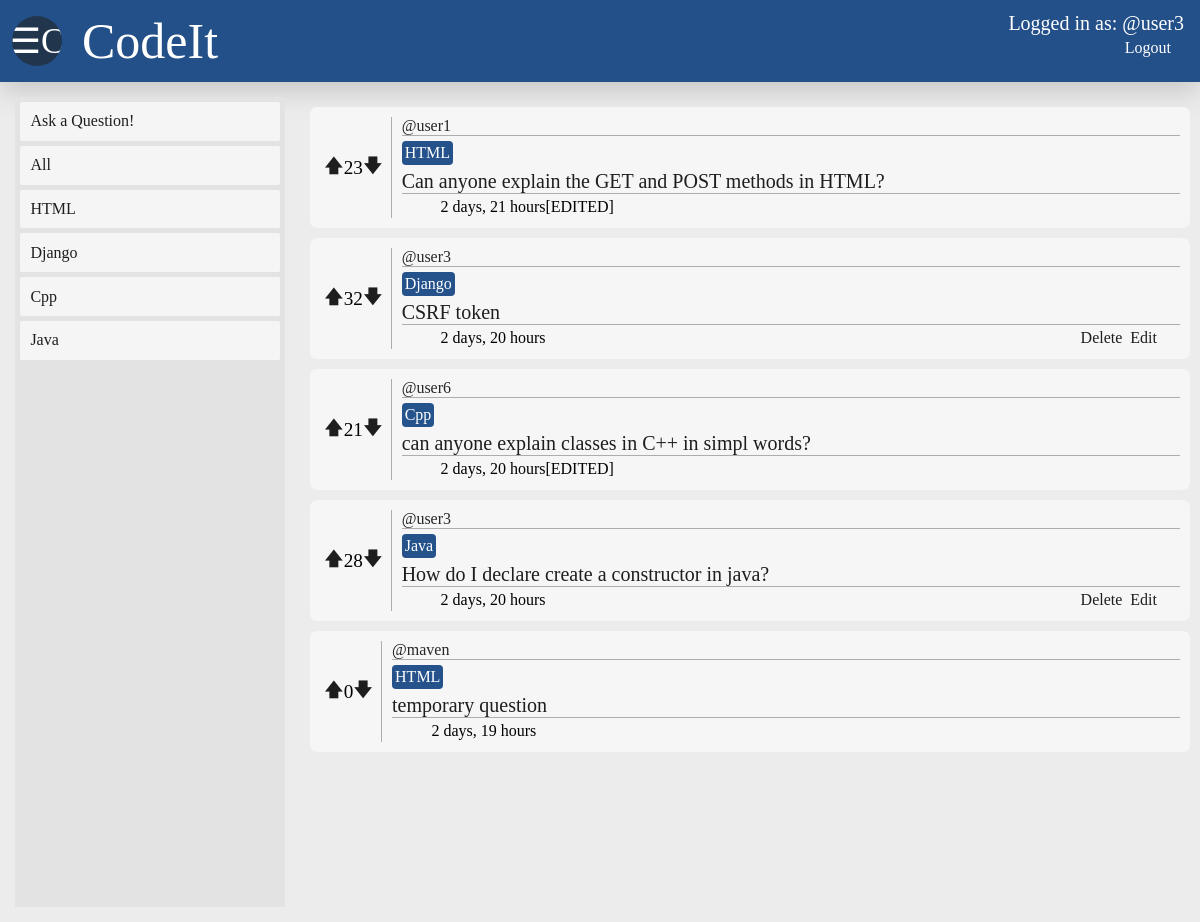
The page / (signed in) on the database as committed earlier.
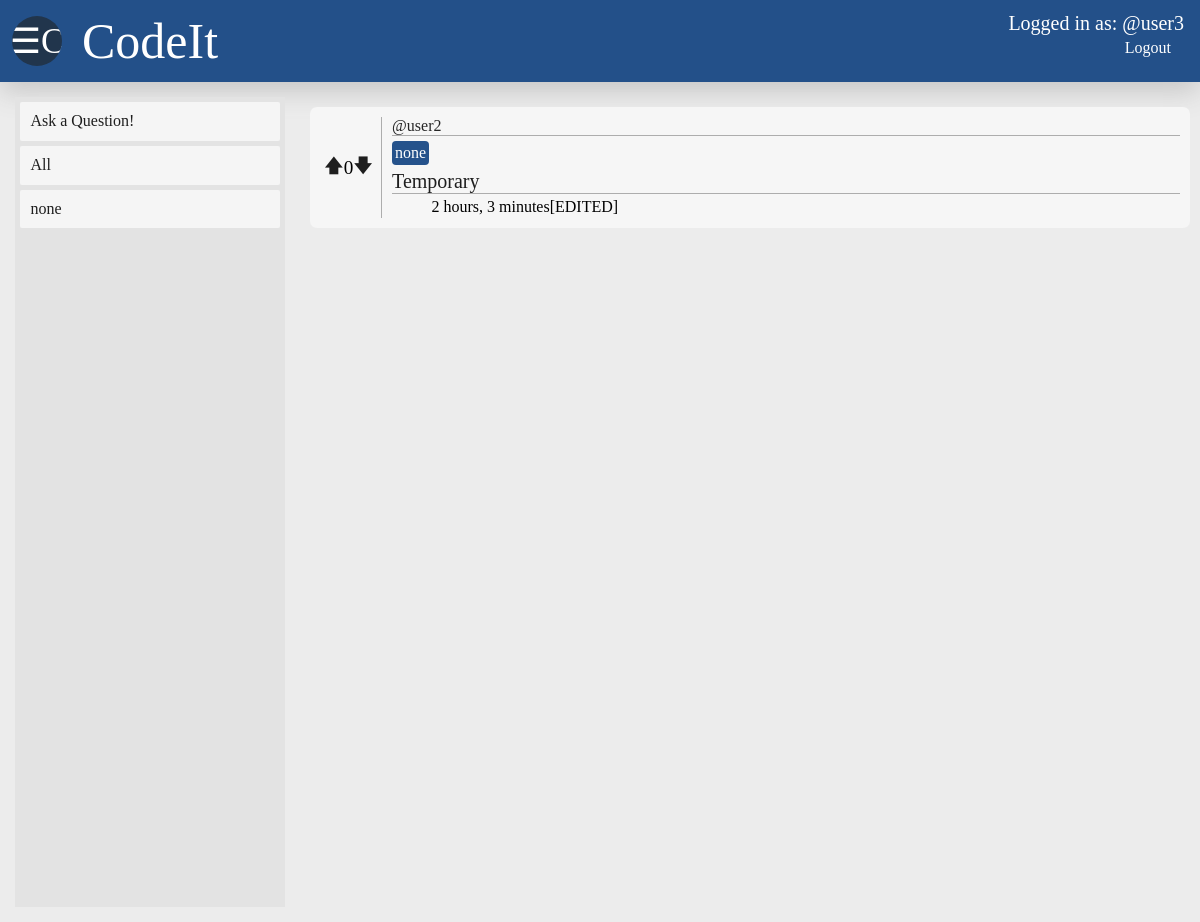
The same page on the database as committed later.
### CodeIt/models.py (models this page shows, shortened)
class Question(models.Model):
    user=models.ForeignKey(User, on_delete=models.SET_NULL, null=True)
    topic=models.CharField(max_length=300, null=True)
    header=models.CharField(max_length=300)
    body=models.TextField(null=True, blank=True)
    code=models.TextField(null=True, blank=True)
    votes=models.IntegerField(default=0)
    updated=models.DateTimeField(auto_now=True)
    created=models.DateTimeField(auto_now_add=True)

### CodeIt/views.py (the view)
# urls.py: path('',views.home, name='home'),
def home(request):
    q=request.GET.get('q')
    orderby=request.GET.get('orderby')
    if q != None:
        questions = Question.objects.filter(topic=q)#.order_by(f'-{orderby}')
    else:
        questions = Question.objects.all()#.order_by(f'-{orderby}')
    tags = Question.objects.values_list('topic', flat=True).distinct()
    context = {'questions': questions, 'tags': tags, 'orderby': orderby}
    return render(request, 'CodeIt/home.html', context)

### CodeIt/templates/CodeIt/home.html
{% extends "main.html" %}
{% block content %}
<div class='home-main-div'>
    <div class='home-topics-div'>
        <div class="tag-filter-div-all">
            <a href="{% url "question-submit" %}">Ask a Question!</a>
        </div>
        <div class="tag-filter-div-all">
            <a href="{% url 'home' %}">All</a>
        </div>
        {% for tag in tags %}
            <div class="tag-filter-div-tags">
                <a class="tags-link" href="{% url 'home' %}?q={{tag}}">{{tag}}</a>
            </div>
        {% endfor %}
    </div>
    <div class='home-questions-div'>
        {% for question in questions %}
            <div class="question-div">
                <div class="question-votes-div">
                    <a href="{% url 'question-vote' question.id 1 %}">&#129093;</a>
                        {{question.votes}}
                    <a href="{% url 'question-vote' question.id -1 %}">&#129095;</a>
                </div>
                <div class="question-info-div">
                    <div class="user-div">
                        <span class="user-span">@{{question.user}}</span>
                    </div>
                    <div class="topic-div">
                        <span class="topic-span">{{question.topic}}</span>
                    </div>
                    <div class="question-header-div">
                        <span class="question-header-span"><a class="question-link" href="{% url "question-page" question.id %}">{{question.header}}</a></span>
                    </div>
                    <div class="created-edit-delete-div">
                        <div class="created-edited-div">
                            <span class=created-div"">{{question.created|timesince}}</span>
                            <span class="edited-div">{% if question.created != question.updated %}[EDITED]{% endif %}</span>
                        </div>
                        <div class="edit-delete-div">
                            {% if request.user == question.user %}
                            <a class="edit-delete" href="{% url "delete-question"  question.id %}">Delete</a>
                            <a class="edit-delete" href="{% url "update-question"  question.id %}">Edit</a>
                            {% endif %}
                        </div>
                    </div>
                </div>
            </div>
        {% endfor %}
    </div>
</div>
{% endblock content %}

### templates/main.html (shortened to what this page needs)
<!DOCTYPE html>
{% load static %}
<html lang="en">
<head>
    <link rel="stylesheet" type="text/css" href="{% static 'styles/main.css' %}">
</head>
<body>
    {% include 'navbar.html' %}
    {% block content%}
    {% endblock content%}
</body>
</html>

### templates/navbar.html
<div class="navbar">
    <div class="navbar-header-logo">
        <div class="navbar-logo">
            &#x2630;C
        </div>
        <div class="navbar-header">
            <span class="navbar-header">
                <a class="navbar-header-link" href='/'>
                    <span class="header">CodeIt</span>
                </a>
            </span>
        </div>
    </div>
    <div class="navbar-username-login">
        {% if request.user.is_authenticated %}
        <div>
            <span class="navbar-username">
            Logged in as: @{{request.user}}
            </span>
        </div>
        <div class="login-logout">
            <a class="login-logout-link" href="{% url 'logout' %}">
                Logout
            </a>
        </div>
        {% else %}
        <div class="login-logout">
        <a class="login-logout-link" href="{% url 'login' %}">Log in</a>
        </div>
        {% endif %}
    </div>
</div>

### static/styles/main.css (style rules this page uses)
body { margin: 0; background-color: rgb(236, 236, 236); margin-top: 0; height: 100%; }
.navbar { padding: 12px; margin-top: 0; margin-bottom: 15px; display: flex; flex-direction: row; justify-content: space-between; background-color: rgba(0, 54, 120, 0.85); box-shadow: 0px 10px 25px rgba(200,200,200); }
.home-main-div { margin-top: o; display:grid; grid-template-columns: 1fr 3fr; background-color: rgb(24, 224, 251,0); }
a.question-link, a.tags-link, a.edit-delete { color:rgba(30,30,30); }
a { color:rgba(30,30,30); }
a { text-decoration: none; }
.home-topics-div { display: flex; flex-direction: column; margin: 5%; margin-top: 0; background-color: rgb(227, 227, 227); padding: 5px; min-height: 100vh; }
.tag-filter-div-tags, .tag-filter-div-all { background-color: rgba(245,245,245); padding: 4%; margin-bottom: 5px; border-radius: 2px; }
.navbar-header-logo { display: flex; flex-direction: row; justify-content: center; align-items: center; }
.navbar-logo { margin-right: 20px; display: flex; height:50px; width: 50px; border-radius: 50%; background-color:rgba(33, 53, 76, 1); justify-content: center; align-items: center; color: white; font-size: 35px; overflow-x: hidden; overflow-y: hidden; }
.navbar-header { color:rgb(255, 255, 255); }
.navbar-header-link { color:rgb(255, 255, 255); font-size: 50px; }
.login-logout { justify-content: end; padding: 2px; padding-right: 15px; margin: 2px; text-align: right; }
a.login-logout-link { color: white; }
.navbar-username { padding: 2px; font-size: 20px; color: white; margin: 2px; }
.navbar-username-login { align-items: right; }
.home-questions-div { display: flex; flex-direction: column; padding: 10px; }
.question-div { display: flex; flex-direction: row; background-color: rgb(246, 246, 246); padding: 10px; border-radius: 7px; margin-bottom: 10px; max-height: fit-content; }
.question-info-div, .answer-info-div, .comment-info-div { display: flex; flex-direction: column; width: 100%; padding-left: 10px; }
.user-div, .user-answer-div, .comment-user-div { justify-content: left; margin-bottom: 5px; border-bottom: 0.2px solid #adadad; }
.user-span { font-size: 16px; color: rgb(38, 38, 38); margin-bottom: 2px; }
.topic-div { justify-content: left; color: rgb(38, 38, 38); border-radius: 4px; display: flex; background-color: rgba(0, 54, 120, 0.85); width: fit-content; padding: 3px; margin-bottom: 5px; }
.topic-span { font-size: 16px; color: white; }
.question-header-div { font-size: 20px; margin-bottom: 10px; width: 100%; border-bottom: 0.2px solid #adadad; margin-bottom: 4px; }
.question-votes-div { display: flex; justify-content: center; align-items: center; padding: 4px; padding-right: 8px; font-size: larger; border-right: 0.2px solid #adadad; }
.created-edit-delete-div { display: flex; flex-direction: row; justify-content: space-between; padding-bottom: 2px; padding-left: 5%; }
.created-edited-div { display: flex; justify-content: space-evenly; }
.edit-delete-div { display: flex; width: 50%; justify-content: end; padding-right: 15px; }
.created-edited-div, .edited-div { font-size: 16px; }
.header { color: white; }

Rows that differ between the two databases and show on the page:
removed Question: votes "23", user "user1", topic "HTML", header "Can anyone explain the GET and POST methods in HTML?", created "2 days, 21 hours", shows "[EDITED]"
removed Question: votes "32", user "user3", topic "Django", header "CSRF token", created "2 days, 20 hours", shows "Delete"
removed Question: votes "21", user "user6", topic "Cpp", header "can anyone explain classes in C++ in simpl words?", created "2 days, 20 hours", shows "[EDITED]"
removed Question: votes "28", user "user3", topic "Java", header "How do I declare create a constructor in java?", created "2 days, 20 hours", shows "Delete"
removed Question: votes "0", user "maven", topic "HTML", header "temporary question", created "2 days, 19 hours"
added Question: votes "0", user "user2", topic "none", header "Temporary", created "2 hours, 3 minutes", shows "[EDITED]"
Other text that changed with them:
new list line: "none"
list line gone: "HTML"
list line gone: "Django"
list line gone: "Cpp"
list line gone: "Java"
